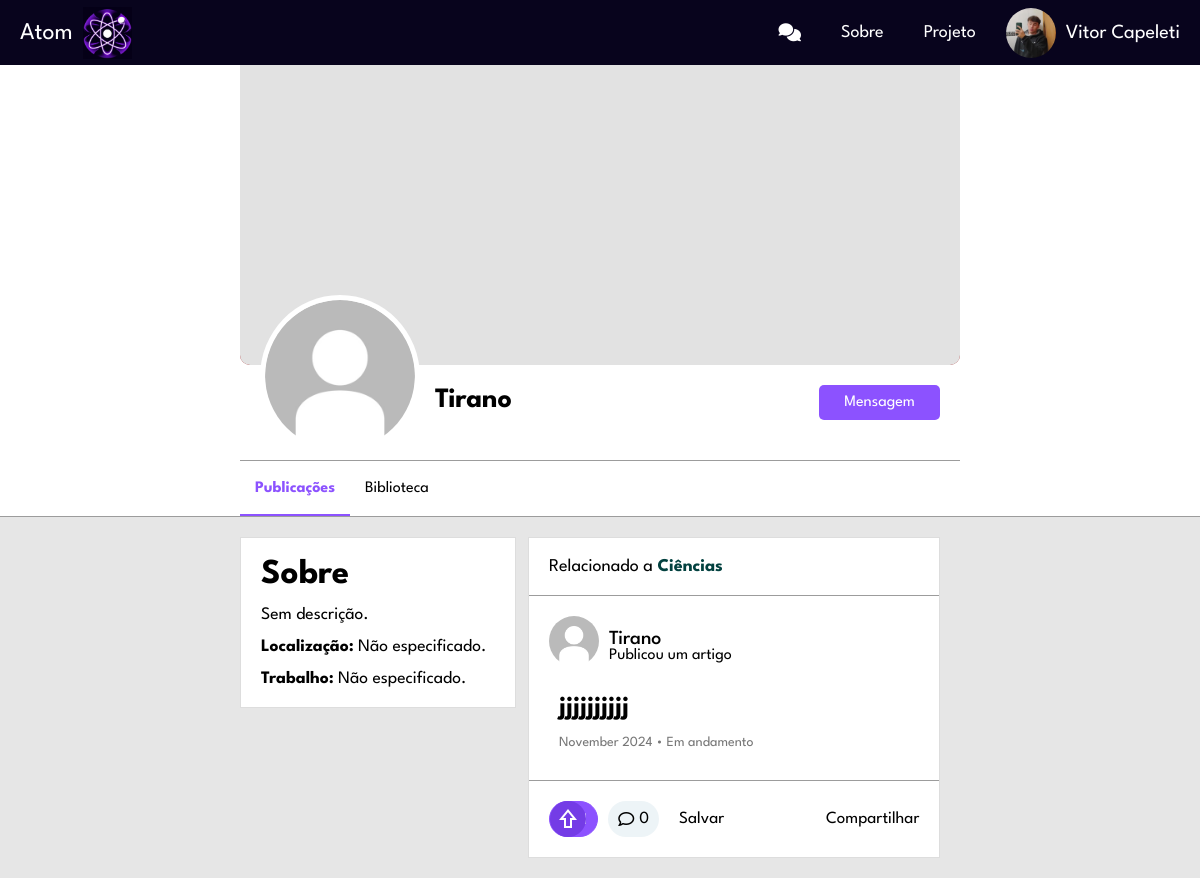
Screenshot of /view/perfil.php?token=f104f4ff2d044fe81ef6b284ac190be5 (signed in) with the database file from the repository.
### tables this page shows
CREATE TABLE `usuario` (
  `USU_INT_ID` int(11) NOT NULL,
  `USU_VAR_NAME` varchar(50) NOT NULL,
  `USU_VAR_EMAIL` varchar(100) NOT NULL,
  `USU_VAR_PASSWORD` varchar(255) NOT NULL,
  `USU_VAR_IMGPERFIL` varchar(255) DEFAULT NULL,
  `USU_VAR_IMGBACK` varchar(255) DEFAULT NULL,
  `USU_VAR_DESC` varchar(255) DEFAULT NULL,
  `USU_VAR_CIDADE` varchar(50) DEFAULT NULL,
  `USU_VAR_OCUPACAO` varchar(50) DEFAULT NULL
);

CREATE TABLE `artigo` (
  `ART_INT_ID` int(11) NOT NULL,
  `ART_VAR_TITULO` varchar(250) NOT NULL,
  `ART_VAR_DESCRICAO` varchar(2000) NOT NULL,
  `ART_VAR_CATEGORIA` varchar(50) NOT NULL,
  `ART_VAR_STATUS` varchar(12) NOT NULL,
  `ART_VAR_ARQUIVO` varchar(500) NOT NULL,
  `USU_INT_ID` int(11) NOT NULL,
  `ART_DAT_POSTAGEM` datetime DEFAULT current_timestamp()
);

### view/php/ObterOuCriarToken.php (called while the page is built)
<?php
function obterOuCriarToken($conection, $tipo, $id) {
    if ($tipo === 'usuario') {
        $tabela = 'tokens_usuario';
        $colunaId = 'USU_INT_ID';
        $colunaToken = 'TOK_USU_VAR_TOK';
    } elseif ($tipo === 'artigo') {
        $tabela = 'tokens_artigo';
        $colunaId = 'ART_INT_ID';
        $colunaToken = 'TOK_ART_VAR_TOK';
    } elseif ($tipo === 'conversa') {
        $tabela = 'tokens_conversa';
        $colunaId = 'CONV_INT_ID';
        $colunaToken = 'TOK_CON_VAR_TOK';
        } else {
        throw new Exception("Tipo de token inválido.");
    }
    $queryToken = "SELECT $colunaToken FROM $tabela WHERE $colunaId = $id";
    $resultToken = mysqli_query($conection, $queryToken);
    if ($resultToken && mysqli_num_rows($resultToken) > 0) {
        $tokenData = mysqli_fetch_assoc($resultToken);
        return $tokenData[$colunaToken];
    } else {
        $token = bin2hex(random_bytes(16));
        $queryInsertToken = "INSERT INTO $tabela ($colunaToken, $colunaId) VALUES ('$token', $id)";
        mysqli_query($conection, $queryInsertToken);
        return $token;
    }
}
?>

### view/perfil.php (shortened to what this page needs)
<?php
include('../view/php/listar_compartilhar.php');
?>
<!DOCTYPE html>
<html lang="pt-BR">
<head>
    <link rel="stylesheet" href="css/perfil.css">
    <link rel="stylesheet" href="css/home.css">
    <link rel="stylesheet" href="css/artigo.css">
    <link rel="stylesheet" href="https://cdnjs.cloudflare.com/ajax/libs/font-awesome/6.6.0/css/all.min.css" />
</head>
<body>
    <nav>
        <ul>
            <li><a class="atom" href="home.php">Atom<img src="../view/img/logo3.png" alt=""></a></li>
            <li><a class="topic" href="../view/chat.php"><i class="fa-solid fa-comments"></i></a></li>
            <li class="hideOnMobile"><a class="topic" href="../view/about.html">Sobre</a></li>
            <li class="hideOnMobile"><a class="topic" href="../view/project.html">Projeto</a></li>
            <li class="profile">
            <div id="profileDropdown" class="topic usuario">
                <div  id="profileDropdown" class="foto user-space">
                <?php   if (empty($_SESSION['ftperfil'])) {
                    $_SESSION['ftperfil'] = '../view/img/user.jpg';
                } echo '<img id="profileDropdown" src="' . $_SESSION['ftperfil'] . '" alt="">'; ?>
                </div>
               <?php echo $_SESSION['name'] ?>
            </div>
            </li>
        </ul>
    </nav>
         <div class="topo1">
            <div class="topo1-bloco">
               <?php require_once('../view/php/carregar_perfil_usuario.php') ?>
            </div>
        </div>
        <div class="tela espaco" id="publicacoes" style="display: flex;">
    <div class="tela-coluna">
        <div class="lado-esquerdo1">
            <div class="bloco">
                <div class="sobre">
                    <h1>Sobre</h1>
                    <div class="biografia"><br>
                    <p><?php echo $desc; ?></p></div>
                    <br><div class="localizacao">
                    <p><strong>Localização:</strong> <?php echo $cidade; ?></p>
                    </div>
                    <br><div class="trabalho">
                    <p><strong>Trabalho:</strong> <?php echo $ocupacao; ?></p>
                    </div>
                </div>
            </div>
        </div>
        <div class="lado-direito1">
            <div class="lista1">
                <?php include ('php/carregar_artigos_perfil.php') ?>
            </div>
        </div>
    </div>
</div>
</body>
</html>

### view/php/carregar_perfil_usuario.php (shortened to what this page needs)
<?php
require_once('conection.php');
if (isset($_GET['token'])) {
    $token = $_GET['token'];
    $sqlToken = "SELECT USU_INT_ID FROM tokens_usuario WHERE TOK_USU_VAR_TOK = ?";
    $stmtToken = $conection->prepare($sqlToken);
    $stmtToken->bind_param('s', $token);
    $stmtToken->execute();
    $resultToken = $stmtToken->get_result();
    if ($resultToken->num_rows > 0) {
        $usuario = $resultToken->fetch_assoc();
        $PerfilId = $usuario['USU_INT_ID'];
       $sqlUsuario = "SELECT USU_INT_ID, USU_VAR_NAME, USU_VAR_IMGPERFIL, USU_VAR_IMGBACK, USU_VAR_DESC, USU_VAR_CIDADE, USU_VAR_OCUPACAO
        FROM usuario
        WHERE USU_INT_ID = ?";
        $stsmtUsuario = $conection->prepare($sqlUsuario);
        $stsmtUsuario->bind_param('i', $PerfilId);
        $stsmtUsuario->execute();
        $resultUsuario = $stsmtUsuario->get_result();
        if ($resultUsuario->num_rows > 0) {
            $usuario = $resultUsuario->fetch_assoc();
            $idUsuario = $usuario['USU_INT_ID'];
            $nome = $usuario['USU_VAR_NAME'];
            $FotoPerfil = !empty($usuario['USU_VAR_IMGPERFIL']) ? $usuario['USU_VAR_IMGPERFIL'] : '../view/img/user.jpg';
            $FotoBanner = !empty($usuario['USU_VAR_IMGBACK']) ? $usuario['USU_VAR_IMGBACK'] : '../view/img/background-default.png';
            $desc = !empty($usuario['USU_VAR_DESC']) ? $usuario['USU_VAR_DESC'] : 'Sem descrição.';
            $cidade = !empty($usuario['USU_VAR_CIDADE']) ? $usuario['USU_VAR_CIDADE'] : 'Não especificado.';
            $ocupacao = !empty($usuario['USU_VAR_OCUPACAO']) ? $usuario['USU_VAR_OCUPACAO'] : 'Não especificado.';
            require_once('ObterOuCriarToken.php');
            $tokenUser = obterOuCriarToken($conection, 'usuario', $idUsuario);
                    echo '<div class="cover-photo">
                <img src="' . $FotoBanner . '">
            </div>
            <div class="profile-info">
                <div class="profile-picture">
                    <img src="' . $FotoPerfil . '" alt="Foto de Perfil">
                </div>
                <div class="profile-name">
                    <h1>' . $nome . '</h1>
                   <div class="seguintes">';
                 echo '   </div>
               </div>
                <div class="profile-actions">';
                 echo   '<a href="chat.php?token='. $tokenUser .'"><button class="btn msg">Mensagem</button></a>
                </div>
            </div>
             <div class="profile-navigation">
                <div class="opcao marcada" id="publicacoesBtn">Publicações</div>
                <div class="opcao selecionar" id="bibliotecaBtn">Biblioteca</div>
            </div>';
        } else {
            echo "Usuário não encontrado.";
        }
    } else {
        echo "Token inválido.";
    }
} else {
    echo "Parâmetros inválidos.";
    exit();
}
?>

### view/php/carregar_artigos_perfil.php (shortened to what this page needs)
<?php
require_once('conection.php');
$userId = $_SESSION['id'];
function carregarArtigos($conection, $userId, $PerfilId) {
    $query = "SELECT a.ART_VAR_TITULO, a.ART_VAR_DESCRICAO, a.ART_VAR_CATEGORIA, a.ART_VAR_STATUS, a.ART_DAT_POSTAGEM,
                     u.USU_VAR_NAME, u.USU_VAR_IMGPERFIL, a.USU_INT_ID, a.ART_INT_ID,
                     (SELECT COUNT(*) FROM comentario WHERE ART_INT_ID = a.ART_INT_ID) AS num_comentarios,
                     (SELECT COUNT(*) FROM upvote WHERE UP_ART_INT_ID = a.ART_INT_ID) AS num_likes,
                     (SELECT COUNT(*) FROM upvote WHERE UP_USU_INT_ID = $userId AND UP_ART_INT_ID = a.ART_INT_ID) AS user_liked,
                     (SELECT COUNT(*) FROM salvar WHERE USU_INT_ID = $userId AND ART_INT_ID = a.ART_INT_ID) AS user_saved
              FROM artigo a
              JOIN usuario u ON a.USU_INT_ID = u.USU_INT_ID
          WHERE a.USU_INT_ID = $PerfilId
          ORDER BY a.ART_DAT_POSTAGEM DESC";
    $resultado = mysqli_query($conection, $query);
    if ($resultado && mysqli_num_rows($resultado) > 0) {
        while ($artigo = mysqli_fetch_assoc($resultado)) {
            $titulo = $artigo['ART_VAR_TITULO'];
            $categoria = $artigo['ART_VAR_CATEGORIA'];
            $status = $artigo['ART_VAR_STATUS'];
            $dataPostagem = $artigo['ART_DAT_POSTAGEM'];
            $nomeUsuario = $artigo['USU_VAR_NAME'];
            $idUsuario = $artigo['USU_INT_ID'];
            $idArtigo = $artigo['ART_INT_ID'];
            $numComentarios = $artigo['num_comentarios'];
            $numLikes = $artigo['num_likes'];
            $userLiked = $artigo['user_liked'];
            $userSaved = $artigo['user_saved'];
            require_once('ObterOuCriarToken.php');
            $tokenUser = obterOuCriarToken($conection, 'usuario', $idUsuario);
            $tokenArtigo = obterOuCriarToken($conection, 'artigo', $idArtigo);
            $fotoPerfil = $artigo['USU_VAR_IMGPERFIL'];
            if (empty($fotoPerfil)) {
                $fotoPerfil = '../view/img/user.jpg';
            }
            $dataFormatada = strftime('%B %Y', strtotime($dataPostagem));
            $dataFormatada = ucfirst($dataFormatada);
            $likeButtonClass = $userLiked > 0 ? 'liked' : '';
            $likeButtonText = $userLiked > 0 ? "$numLikes" : "Relevante";
            $saveButtonText = $userSaved > 0 ? 'Em biblioteca' : 'Salvar';
            $saveButtonClass = $userSaved > 0 ? 'saved' : '';
            echo "
    <div class='bloco'>
        <div class='bloco-top'>
            <p>Relacionado a <strong>$categoria</strong></p>
        </div>
        <div class='bloco-mid'>
            <div class='cabecalho'>
                <a href='perfil.php?token=$tokenUser'>
                    <div class='foto1 user'>
                        <img src='$fotoPerfil' alt='Foto de perfil' class='user-photo'>
                    </div>
                </a>
                <div class='profile-artigo'>
                    <a href='perfil.php?token=$tokenUser'>
                        <div class='nome'>$nomeUsuario</div>
                    </a>
                    <p>Publicou um artigo</p>
                </div>
            </div>
            <div class='conteudo'>
                 <a href='artigo.php?token=$tokenArtigo'>$titulo</a>
                <br><br>
                <span>$dataFormatada &#8226; $status</span>
            </div>
        </div>
        <div class='bloco-bot'>
            <div class='rodape'>
                <div class='rod'>
                    <button class='relevante $likeButtonClass' onclick='toggleLike(this, $idArtigo)' data-article-id='$idArtigo'>
                        <span class='material-symbols-outlined like-icon'>shift</span>
                        <span class='like-count'>$likeButtonText</span>
                    </button>
                    <button id='goToComments' class='comentarios' onclick=\"window.location.href='artigo.php?token=$tokenArtigo#comments';\">
                        <i class='fa-regular fa-comment'></i>$numComentarios
                    </button>
                    <button class='botoes Salvar $saveButtonClass' data-artigo-id='$idArtigo'>$saveButtonText</button>
                </div>
                <div class='ape'>
                    <button class='openCompartilhar botoes' data-token-artigo='$tokenArtigo'>Compartilhar</button>
                </div>
            </div>
        </div>
    </div>";
        }
    } else {
        echo "<div class='bloco'><h1 style=' padding: 20px;'>Este usuário não possui artigos publicados.</h1></div>";
    }
}
carregarArtigos($conection, $userId, $PerfilId);
?>

### view/css/perfil.css (style rules this page uses)
.topo1 { width: 100%; background-color: #fff; justify-content: center; display: flex; border-bottom: 1px solid rgb(156, 156, 156); }
.topo1-bloco { width: 60%; }
.cover-photo { width: 100%; height: 300px; background-color: #a11c1c; border-bottom-left-radius: 10px; border-bottom-right-radius: 10px; }
.cover-photo img { width: 100%; height: 300px; background-color: #e2e2e2; border-bottom-left-radius: 10px; border-bottom-right-radius: 10px; object-fit: cover; display: none; }
.cover-photo img[src] { display: block; }
.profile-info { display: flex; align-items: center; padding: 15px; background-color: white; position: relative; margin-bottom: 20px; }
.profile-picture { position: absolute; top: -70px; left: 20px; border-radius: 50%; overflow: hidden; border: 5px solid white; background-color: #fff; }
.profile-picture img { width: 150px; height: 150px; object-fit: cover; border-radius: 50%; }
.profile-name { margin-left: 180px; }
.profile-name h1 { font-size: 28px; margin-bottom: 5px; }
.profile-actions { margin-left: auto; }
.profile-actions .btn { background-color: #8c52ff; color: white; border: none; margin: 5px; border-radius: 5px; cursor: pointer; padding: 10px 25px; font-size: 16px; }
.profile-navigation { background-color: white; border-top: 1px solid rgb(156, 156, 156); display: flex; padding: 5px 0 5px 0; }
.opcao { padding: 15px; font-size: 16px; }
.marcada { padding: 15px; font-size: 16px; color: #8c52ff; font-weight: bold; border-bottom: 2px solid #8c52ff; margin-bottom: -5px; }
.sobre { padding: 20px; font-size: 17.5px; box-sizing: border-box; }
.biografia { text-align: justify; box-sizing: border-box; word-wrap: break-word; overflow-wrap: break-word; }
.tela-coluna { width: 60%; display: flex; }
.lado-esquerdo1 { width: 40%; }
.lado-direito1 { width: 60%; }
.lista1 { display: flex; flex-direction: column; }
.espaco { margin-top: 20px; display: flex; justify-content: center; }

### view/css/artigo.css (style rules this page uses)
html { scroll-behavior: smooth; }

### rows the page displays
usuario: USU_VAR_NAME "Tirano", USU_VAR_DESC "Sem descrição.", USU_VAR_CIDADE "Não especificado.", USU_VAR_OCUPACAO "Não especificado."
artigo: ART_VAR_CATEGORIA "Ciências", USU_INT_ID.USU_VAR_NAME "Tirano", ART_VAR_TITULO "jjjjjjjjjj", ART_DAT_POSTAGEM "November 2024", ART_VAR_STATUS "Em andamento", numComentarios "0", saveButtonText "Salvar"

### other values shown
$_SESSION['name'] "Vitor Capeleti"
